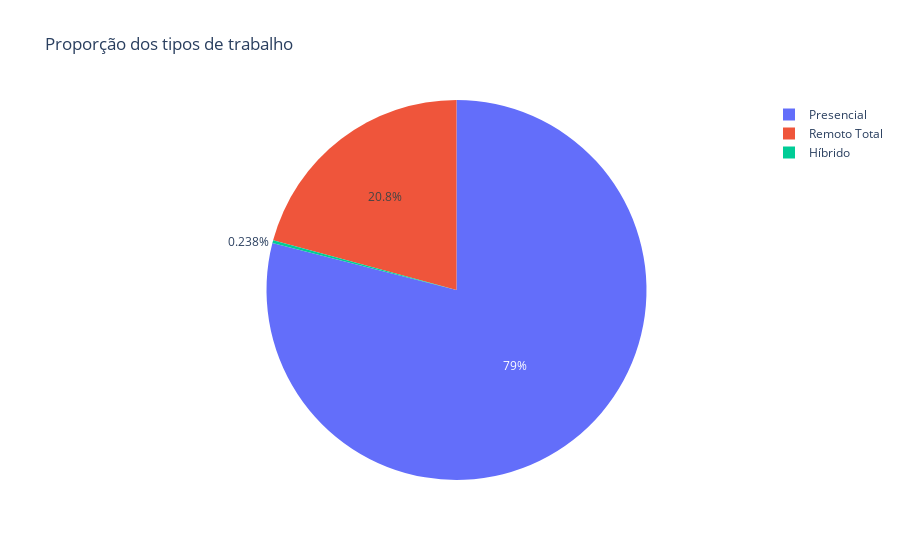

The code cell stored with this chart in its notebook:
### Markdown cell above
**Gráfico de barras Plotly ordenado:** Versão alternativa um pouco mais simples, sem paleta, com ordenação automática por valores.

### Code cell
remoto_contagem = df_limpo['remoto'].value_counts().reset_index()
remoto_contagem.columns = ['tipo_trabalho', 'quantidade']

fig = px.pie(remoto_contagem,
             names='tipo_trabalho',
             values='quantidade',
             title='Proporção dos tipos de trabalho')
fig.show()

### Figure 1 — Plotly figure (JSON) as saved in the notebook; plotly's stock layout.template omitted (floating-point values rounded to 4 significant figures)
{"data": [{"domain": {"x": [0, 1], "y": [0, 1]}, "hovertemplate": "tipo_trabalho=%{label}<br>quantidade=%{value}<extra></extra>", "labels": ["Presencial", "Remoto Total", "Híbrido"], "legendgroup": "", "name": "", "showlegend": true, "type": "pie", "values": [105305, 27716, 318]}], "layout": {"legend": {"tracegroupgap": 0}, "title": {"text": "Proporção dos tipos de trabalho"}}}
